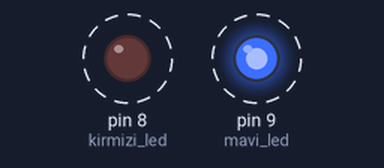
The sketch below on a simulated Arduino Uno, built with avr-gcc and run on an emulated ATmega328P. On the bench: output pins drawn as LEDs (lit = HIGH). Dashed ring = blinking.

Above: at 0.2 s.
Timing chart, 0 to 3.0 s (numbered marks = the images above):
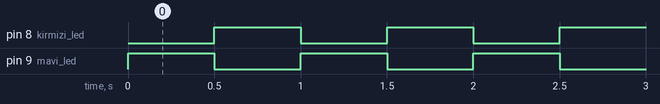

Measured:
- by itself, pin 8 (kirmizi_led), pin 9 (mavi_led): alternates HIGH for 0.50 s and LOW for 0.50 s

The sketch:

1-_LedYak.ino
```cpp
#define kirmizi_led 8
#define mavi_led 9

void setup() {

  pinMode(kirmizi_led,OUTPUT);
  pinMode(mavi_led,OUTPUT);

}

void loop() {

  digitalWrite(kirmizi_led,LOW);
  digitalWrite(mavi_led,HIGH);
  delay(500);
  digitalWrite(mavi_led,LOW);
  digitalWrite(kirmizi_led,HIGH);
  delay(500);

}
```
